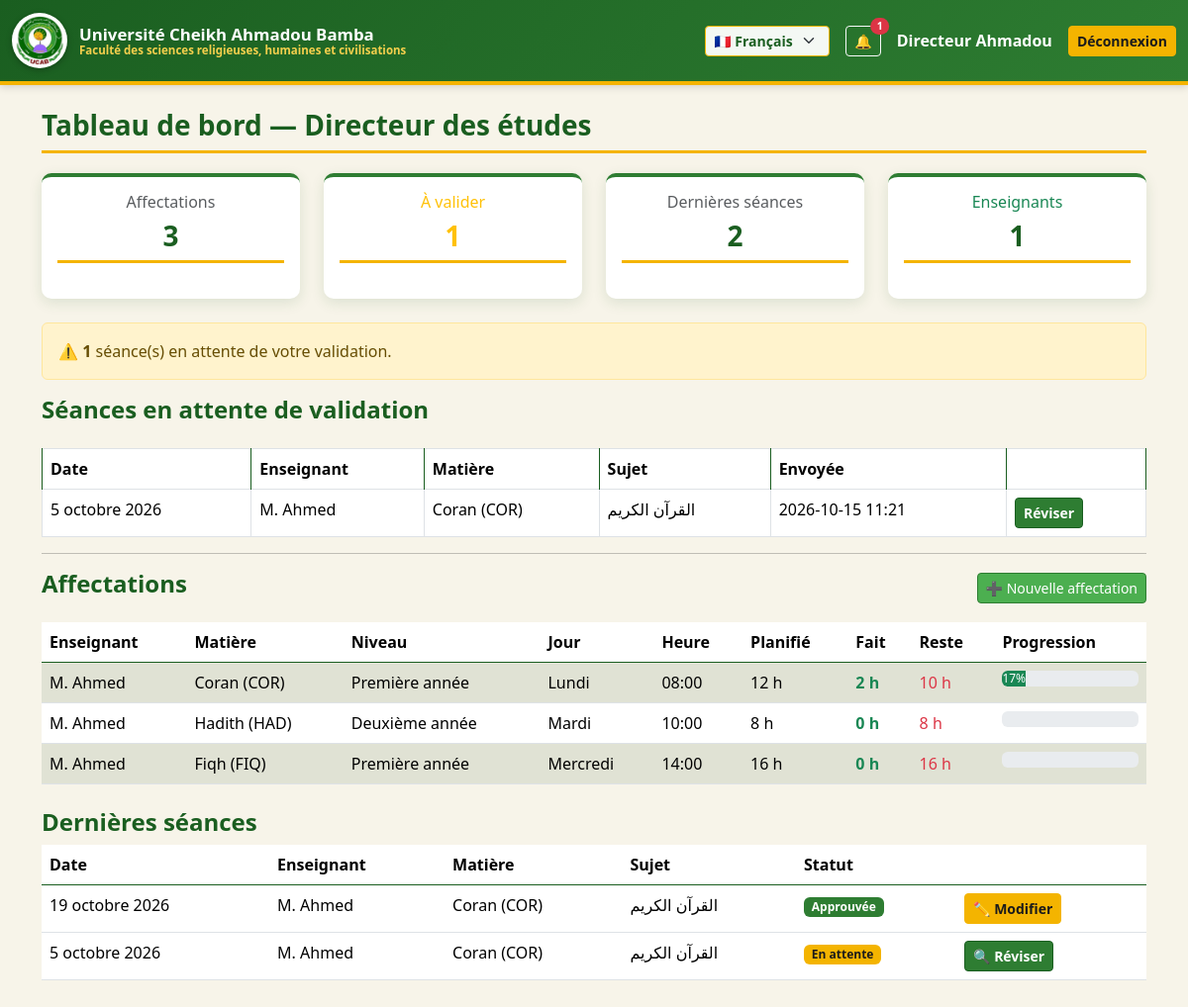
Screenshot of /director/ (signed in) with the database file from the repository.
### accounts/models.py (models this page shows, shortened)
class User(AbstractUser):
    class Role(models.TextChoices):
        TEACHER    = "teacher",    _("Enseignant")
        SECRETARY  = "secretary",  _("Secrétaire")
        DIRECTOR   = "director",   _("Directeur des études")
        DEAN       = "dean",       _("Doyen")
        ACCOUNTANT = "accountant", _("Comptable")
    role = models.CharField(_("Rôle"), max_length=20,
                            choices=Role.choices, default=Role.TEACHER)
    display_name_fr = models.CharField(_("Nom en français"), max_length=150, blank=True)
    display_name_ar = models.CharField(_("الاسم بالعربية"), max_length=150, blank=True)
    class Meta:
        verbose_name = _("Utilisateur")
        verbose_name_plural = _("Utilisateurs")
    def __str__(self):
        return self.display_name_fr or self.get_full_name() or self.username
    @property
    def is_director(self):   return self.role == self.Role.DIRECTOR

### academics/models.py (models this page shows, shortened)
class Session(models.Model):
    class Status(models.TextChoices):
        DRAFT     = "draft",     _("Brouillon")
        SUBMITTED = "submitted", _("En attente de validation")
        APPROVED  = "approved",  _("Approuvée")
        REJECTED  = "rejected",  _("Rejetée")
    assignment = models.ForeignKey(
        TeachingAssignment, on_delete=models.PROTECT,
        related_name="sessions", verbose_name=_("Affectation"),
    )
    date  = models.DateField(_("Date de la séance"), default=timezone.localdate)
    topic = models.CharField(_("Sujet étudié"), max_length=255)
    notes = models.TextField(_("Remarques"), blank=True)
    teacher = models.ForeignKey(settings.AUTH_USER_MODEL, on_delete=models.PROTECT,
                                related_name="sessions")
    subject = models.ForeignKey(Subject, on_delete=models.PROTECT, related_name="sessions")
    level   = models.ForeignKey(Level,   on_delete=models.PROTECT, related_name="sessions")
    weekday = models.PositiveSmallIntegerField(_("Jour"))
    start_time = models.TimeField(_("Heure de début"))
    duration_hours = models.PositiveSmallIntegerField(_("Heures"), default=2)
    status = models.CharField(
        _("Statut"), max_length=20,
        choices=Status.choices, default=Status.DRAFT,
    )
    submitted_at = models.DateTimeField(_("Envoyée à"), null=True, blank=True)
    reviewed_at  = models.DateTimeField(_("Révisée à"), null=True, blank=True)
    reviewed_by  = models.ForeignKey(
        settings.AUTH_USER_MODEL, on_delete=models.SET_NULL,
        null=True, blank=True, related_name="reviewed_sessions",
        verbose_name=_("Révisée par"),
    )
    rejection_reason = models.TextField(_("Motif de rejet"), blank=True)
    created_at = models.DateTimeField(auto_now_add=True)
    updated_at = models.DateTimeField(auto_now=True)
    last_edited_by = models.ForeignKey(
        settings.AUTH_USER_MODEL, on_delete=models.SET_NULL,
        null=True, blank=True, related_name="edited_sessions",
        verbose_name=_("Dernière modification par"),
    )
    locked_at  = models.DateTimeField(_("Verrouillé à"), null=True, blank=True)
    class Meta:
        ordering = ["-date", "-start_time"]
        verbose_name = _("Séance")
        verbose_name_plural = _("Séances")
        indexes = [
            models.Index(fields=["teacher", "date"]),
            models.Index(fields=["level", "date"]),
            models.Index(fields=["status"]),
        ]

class Subject(models.Model):
    name_fr = models.CharField(_("Nom (français)"), max_length=150)
    name_ar = models.CharField(_("الاسم بالعربية"), max_length=150)
    code    = models.CharField(_("Code"), max_length=20, unique=True)
    class Meta:
        verbose_name = _("Matière")
        verbose_name_plural = _("Matières")
    def __str__(self):
        return f"{self.name_fr} ({self.code})"

class TeachingAssignment(models.Model):
    class Weekday(models.IntegerChoices):
        MONDAY    = 0, _("Lundi")
        TUESDAY   = 1, _("Mardi")
        WEDNESDAY = 2, _("Mercredi")
        THURSDAY  = 3, _("Jeudi")
        FRIDAY    = 4, _("Vendredi")
        SATURDAY  = 5, _("Samedi")
    teacher = models.ForeignKey(
        settings.AUTH_USER_MODEL, on_delete=models.PROTECT,
        limit_choices_to={"role": "teacher"},
        related_name="assignments", verbose_name=_("Enseignant"),
    )
    subject = models.ForeignKey(Subject, on_delete=models.PROTECT, verbose_name=_("Matière"))
    level   = models.ForeignKey(Level,   on_delete=models.PROTECT, verbose_name=_("Niveau"))
    weekday = models.PositiveSmallIntegerField(_("Jour"), choices=Weekday.choices)
    start_time = models.TimeField(_("Heure de début"))
    duration_hours = models.PositiveSmallIntegerField(_("Durée (heures)"), default=2)
    planned_sessions = models.PositiveIntegerField(
        _("Nombre de séances prévues"), default=0,
        help_text=_("Nombre total de séances prévues pour cette matière."),
    )
    created_by = models.ForeignKey(
        settings.AUTH_USER_MODEL, on_delete=models.SET_NULL,
        null=True, blank=True, related_name="created_assignments",
        verbose_name=_("Créé par"),
    )
    created_at = models.DateTimeField(auto_now_add=True)
    class Meta:
        verbose_name = _("Affectation")
        verbose_name_plural = _("Affectations")
        constraints = [
            models.UniqueConstraint(
                fields=["teacher", "subject", "level", "weekday", "start_time"],
                name="uniq_assignment_slot",
            )
        ]
    @property
    def planned_hours(self):
        return self.planned_sessions * self.duration_hours
    @property
    def completed_sessions(self):
        return self.sessions.filter(status=Session.Status.APPROVED).count()
    @property
    def completed_hours(self):
        return self.completed_sessions * self.duration_hours
    @property
    def remaining_hours(self):
        return max(0, self.planned_hours - self.completed_hours)
    @property
    def progress_percent(self):
        if self.planned_sessions == 0:
            return 0
        return round(100 * self.completed_sessions / self.planned_sessions)

class Level(models.Model):
    name_fr = models.CharField(_("Nom (français)"), max_length=100, unique=True)
    name_ar = models.CharField(_("الاسم بالعربية"), max_length=100, unique=True)
    order   = models.PositiveIntegerField(_("Ordre"), default=0)
    class Meta:
        ordering = ["order", "name_fr"]
        verbose_name = _("Niveau")
        verbose_name_plural = _("Niveaux")
    def __str__(self):
        return self.name_fr

### academics/views.py (the view)
# urls.py: path("director/", views.director_dashboard, name="director_dashboard"),
@login_required
def director_dashboard(request):
    _require_director(request.user)
    pending_sessions = (Session.objects
                        .filter(status=Session.Status.SUBMITTED)
                        .select_related("teacher", "subject", "level")
                        .order_by("submitted_at"))
    assignments = (TeachingAssignment.objects
                   .select_related("teacher", "subject", "level")
                   .order_by("teacher__display_name_fr", "weekday", "start_time"))
    recent_sessions = (Session.objects
                       .select_related("teacher", "subject", "level")
                       .order_by("-date", "-start_time")[:30])
    teacher_count = (assignments
                     .values("teacher_id")
                     .distinct()
                     .count())
    return render(request, "academics/director_dashboard.html", {
        "pending_sessions": pending_sessions,
        "assignments": assignments,
        "recent_sessions": recent_sessions,
        "pending_count": pending_sessions.count(),
        "teacher_count": teacher_count,
    })

### templates/academics/director_dashboard.html (shortened to what this page needs)
{% extends "base.html" %}
{% load i18n %}
{% block content %}
<h3>{% trans "Tableau de bord — Directeur des études" %}</h3>
<div class="row mb-4">
  <div class="col-md-3"><div class="card text-center"><div class="card-body">
    <h6 class="text-muted">{% trans "Affectations" %}</h6>
    <h3>{{ assignments|length }}</h3>
  </div></div></div>
  <div class="col-md-3"><div class="card text-center"><div class="card-body">
    <h6 class="text-warning">{% trans "À valider" %}</h6>
    <h3 class="text-warning">{{ pending_count }}</h3>
  </div></div></div>
  <div class="col-md-3"><div class="card text-center"><div class="card-body">
    <h6 class="text-muted">{% trans "Dernières séances" %}</h6>
    <h3>{{ recent_sessions|length }}</h3>
  </div></div></div>
  <div class="col-md-3"><div class="card text-center"><div class="card-body">
    <h6 class="text-success">{% trans "Enseignants" %}</h6>
    <h3>{{ teacher_count }}</h3>
  </div></div></div>
</div>
{% if pending_count %}
  <div class="alert alert-warning">
    <strong>⚠️ {{ pending_count }}</strong> {% trans "séance(s) en attente de votre validation." %}
  </div>
{% endif %}
<div class="d-flex justify-content-between align-items-center mb-3">
  <h4>{% trans "Séances en attente de validation" %}</h4>
</div>
<table class="table table-bordered">
  <thead><tr>
    <th>{% trans "Date" %}</th><th>{% trans "Enseignant" %}</th>
    <th>{% trans "Matière" %}</th><th>{% trans "Sujet" %}</th>
    <th>{% trans "Envoyée" %}</th><th></th>
  </tr></thead>
  <tbody>
    {% for s in pending_sessions %}
      <tr>
        <td>{{ s.date }}</td><td>{{ s.teacher }}</td>
        <td>{{ s.subject }}</td><td>{{ s.topic }}</td>
        <td>{{ s.submitted_at|date:"Y-m-d H:i" }}</td>
        <td>
          <a class="btn btn-sm btn-primary" href="{% url 'academics:director_session_review' s.pk %}">
            {% trans "Réviser" %}
          </a>
        </td>
      </tr>
    {% empty %}
      <tr><td colspan="6" class="text-center text-muted">{% trans "Aucune séance en attente." %}</td></tr>
    {% endfor %}
  </tbody>
</table>
<hr>
<div class="d-flex justify-content-between align-items-center mb-3">
  <h4>{% trans "Affectations" %}</h4>
  <a href="{% url 'academics:director_assignment_create' %}" class="btn btn-success btn-sm">
    ➕ {% trans "Nouvelle affectation" %}
  </a>
</div>
<table class="table table-striped">
  <thead><tr>
    <th>{% trans "Enseignant" %}</th><th>{% trans "Matière" %}</th>
    <th>{% trans "Niveau" %}</th><th>{% trans "Jour" %}</th><th>{% trans "Heure" %}</th>
    <th>{% trans "Planifié" %}</th><th>{% trans "Fait" %}</th><th>{% trans "Reste" %}</th>
    <th>{% trans "Progression" %}</th>
  </tr></thead>
  <tbody>
    {% for a in assignments %}
      <tr>
        <td>{{ a.teacher }}</td><td>{{ a.subject }}</td>
        <td>{{ a.level }}</td><td>{{ a.get_weekday_display }}</td>
        <td>{{ a.start_time }}</td>
        <td>{{ a.planned_hours }} h</td>
        <td class="text-success fw-bold">{{ a.completed_hours }} h</td>
        <td class="text-danger">{{ a.remaining_hours }} h</td>
        <td>
          <div class="progress" style="min-width:80px">
            <div class="progress-bar bg-success" style="width: {{ a.progress_percent }}%">
              {{ a.progress_percent }}%
            </div>
          </div>
        </td>
      </tr>
    {% empty %}
      <tr><td colspan="9">{% trans "Aucune affectation." %}</td></tr>
    {% endfor %}
  </tbody>
</table>
<h4 class="mt-4">{% trans "Dernières séances" %}</h4>
<table class="table">
  <thead><tr>
    <th>{% trans "Date" %}</th><th>{% trans "Enseignant" %}</th>
    <th>{% trans "Matière" %}</th><th>{% trans "Sujet" %}</th>
    <th>{% trans "Statut" %}</th><th></th>
  </tr></thead>
  <tbody>
    {% for s in recent_sessions %}
      <tr>
        <td>{{ s.date }}</td><td>{{ s.teacher }}</td>
        <td>{{ s.subject }}</td><td>{{ s.topic }}</td>
        <td>
          {% if s.status == "draft" %}<span class="badge bg-secondary">Brouillon</span>
          {% elif s.status == "submitted" %}<span class="badge bg-warning text-dark">En attente</span>
          {% elif s.status == "approved" %}<span class="badge bg-success">Approuvée</span>
          {% elif s.status == "rejected" %}<span class="badge bg-danger">Rejetée</span>
          {% endif %}
        </td>
        <td>
          {% if s.status == "submitted" %}
            <a class="btn btn-sm btn-primary" href="{% url 'academics:director_session_review' s.pk %}">
              🔍 {% trans "Réviser" %}
            </a>
          {% else %}
            <a class="btn btn-sm btn-warning" href="{% url 'academics:director_session_edit' s.pk %}">
              ✏️ {% trans "Modifier" %}
            </a>
          {% endif %}
        </td>
      </tr>
    {% empty %}
      <tr><td colspan="6">{% trans "Aucune séance." %}</td></tr>
    {% endfor %}
  </tbody>
</table>
{% endblock %}

### templates/base.html (shortened to what this page needs)
{% load i18n static %}
{% get_current_language as LANG %}
<!doctype html>
<html lang="{{ LANG }}" dir="{% if LANG == 'ar' %}rtl{% else %}ltr{% endif %}">
<head>
  {% if LANG == 'ar' %}
    <link href="https://cdn.jsdelivr.net/npm/bootstrap@5.3.3/dist/css/bootstrap.rtl.min.css" rel="stylesheet">
  {% else %}
    <link href="https://cdn.jsdelivr.net/npm/bootstrap@5.3.3/dist/css/bootstrap.min.css" rel="stylesheet">
  {% endif %}
  <link href="{% static 'css/style.css' %}" rel="stylesheet">
</head>
<body>
<nav class="navbar navbar-expand-lg navbar-ucab mb-4">
  <div class="container-fluid">
    <a class="navbar-brand" href="{% url 'academics:dashboard' %}">
      <img src="{% static 'img/logo.png' %}" alt="UCAB">
      <div class="brand-text">
        <span class="uni-name">{% trans "Université Cheikh Ahmadou Bamba" %}</span>
        <span class="fac-name">{% trans "Faculté des sciences religieuses, humaines et civilisations" %}</span>
      </div>
    </a>
    <div class="ms-auto d-flex align-items-center gap-3">
      <form action="{% url 'set_language' %}" method="post" class="lang-switcher">
        <select name="language" class="form-select form-select-sm" onchange="this.form.submit()">
          <option value="fr" {% if LANG == 'fr' %}selected{% endif %}>🇫🇷 Français</option>
        </select>
      </form>
      {% if user.is_authenticated %}
        <a href="{% url 'academics:notifications_list' %}" class="btn btn-sm btn-outline-light position-relative">
          🔔
          {% if unread_count %}
            <span class="position-absolute top-0 start-100 translate-middle badge rounded-pill bg-danger">
              {{ unread_count }}
            </span>
          {% endif %}
        </a>
        <span class="text-white fw-semibold">{{ user }}</span>
        <a class="btn btn-sm btn-warning" href="{% url 'accounts:logout' %}">
          {% trans "Déconnexion" %}
        </a>
      {% endif %}
    </div>
  </div>
</nav>
<div class="container">
  {% block content %}{% endblock %}
</div>
</body>
</html>

### rows the page displays
User: display_name_fr "Directeur Ahmadou"
Session: date "5 octobre 2026", teacher "M. Ahmed", subject "Coran (COR)", topic "القرآن الكريم", submitted_at "2026-10-15 11:21", status "En attente"
TeachingAssignment: teacher "M. Ahmed", subject "Coran (COR)", level "Première année", weekday "Lundi", start_time "08:00", planned_hours "12", completed_hours "2", remaining_hours "10", progress_percent "17"
TeachingAssignment: teacher "M. Ahmed", subject "Hadith (HAD)", level "Deuxième année", weekday "Mardi", start_time "10:00", planned_hours "8", completed_hours "0", remaining_hours "8"
TeachingAssignment: teacher "M. Ahmed", subject "Fiqh (FIQ)", level "Première année", weekday "Mercredi", start_time "14:00", planned_hours "16", completed_hours "0", remaining_hours "16"
Session: date "19 octobre 2026", teacher "M. Ahmed", subject "Coran (COR)", topic "القرآن الكريم", status "Approuvée"

### other values shown
{{ unread_count }} "1"
{{ assignments|length }} "3"
{{ pending_count }} "1"
{{ recent_sessions|length }} "2"
{{ teacher_count }} "1"
